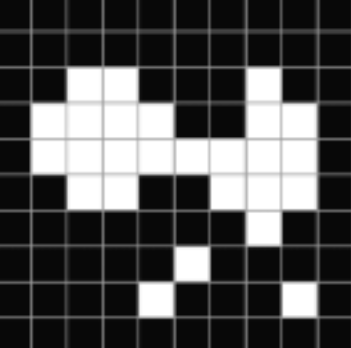
#> input picture RI/RI/TP4/LSI/Vision/TP6/image.png, 351 x 348 px, found by its file name
$ jupyter execute tp2.ipynb
#> lines starting #> are read from the running program, lines starting #| are printed output that depends on the picture
[cell 1]
#if max is already 255 and min 0 it wont owrk
# ex min 20 max 200
# formule: x-min: min-min nous odnne 0 already (decalina a gauche bach ja3adna) et max -min
# diviser max-min 0 yb9a 0  autre 1 (will become 255)
# *255 to get hem back


#sometimes it converts apres division to int automaticall yy u can muklt *255.

# elements du tab hist uint16 cuz it contians count which can be  big not pixels like the image
import cv2
import numpy as np

img=cv2.imread("image.png",cv2.IMREAD_GRAYSCALE)
#> img is the input picture: shape (348, 351); min 8, max 255, mean 82.3
cv2.imwrite("image.png",img)
img[:]=img[:]/2     #to make it more sombre
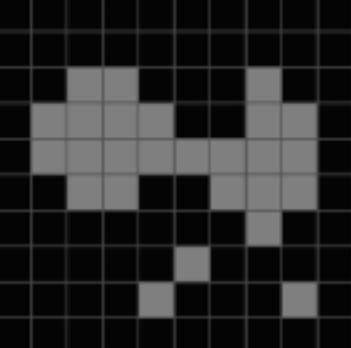
#> img: shape (348, 351); min 4, max 127, mean 40.9
cv2.imwrite("image.png",img)


if img is None:
    print("erreur de chargemrent")
    exit(0)
h,w=img.shape
#> h = 348; w = 351
min,max=255,0

h,w=img.shape
for y in range(h):
    for x in range(w):
        if(img[y,x]>max):
            max=img[y,x]
        if(img[y,x]<min):
            min=img[y,x]
#> after the loop, max = 127; min = 4

image_apres=np.zeros(img.shape,img.dtype)
for y in range(h):
    for x in range(w):
        image_apres[y,x]=((img[y,x]-min)/(max-min))*255

print("min: ",min,"max: ",max)
#| min:  4 max:  127
cv2.imshow("image avant",img)
cv2.imshow("image apres",image_apres)

import matplotlib.pyplot as plt
hist_avant = np.zeros((256,1),np.uint16)

for y in range(h):
    for x in range(w):
       hist_avant[img[y,x]]+=1
hist_apres=cv2.calcHist([image_apres],[0],None,[256],[0,255])
#> hist_apres = 256 values, max 61626 at index 0, min 0 at index 1, mean 391.2
plt.figure()
plt.title("image normalisée")
plt.xlabel("niveau gris")
plt.ylabel("nb_pixels")
plt.plot(hist_avant)
plt.plot(hist_apres)
plt.xlim([0,255])
plt.show()
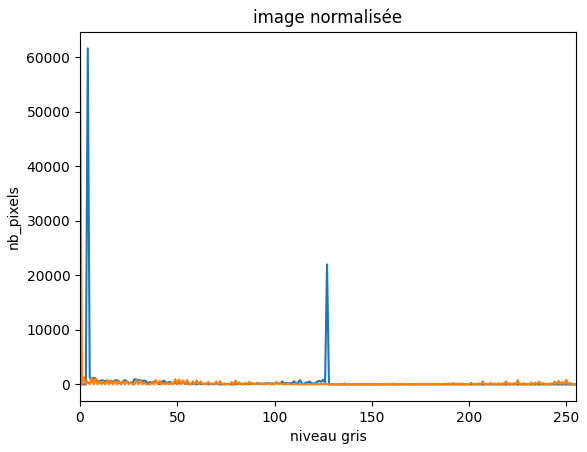
#> figure drawn by matplotlib, 1 panel; curve peaks at x = 4, y = 61626; curve peaks at x = 0, y = 61626
cv2.waitKey(0)
cv2.destroyAllWindows ( )
